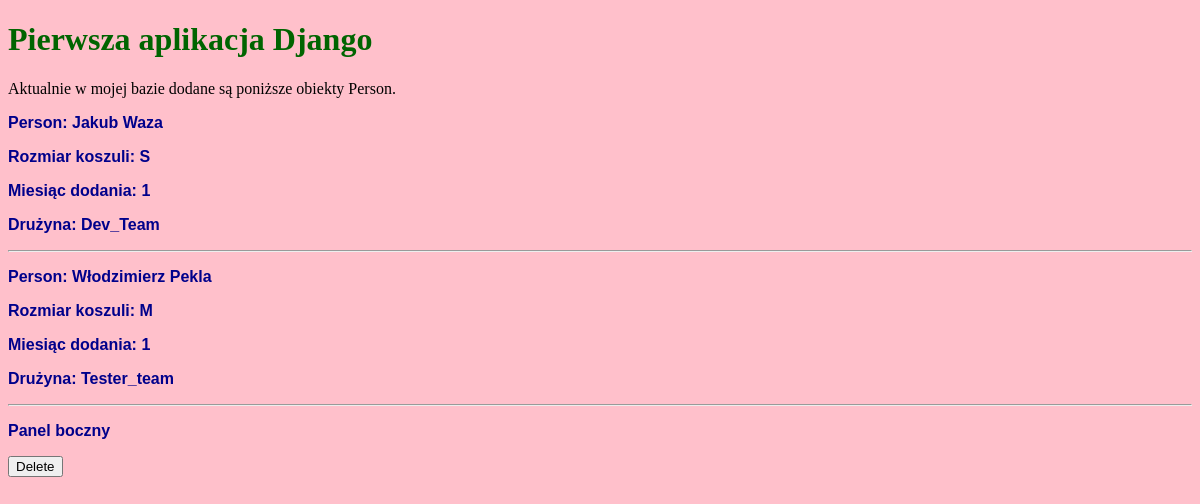
Page /app_folder/persons_html/ (signed in) on the earlier database version.
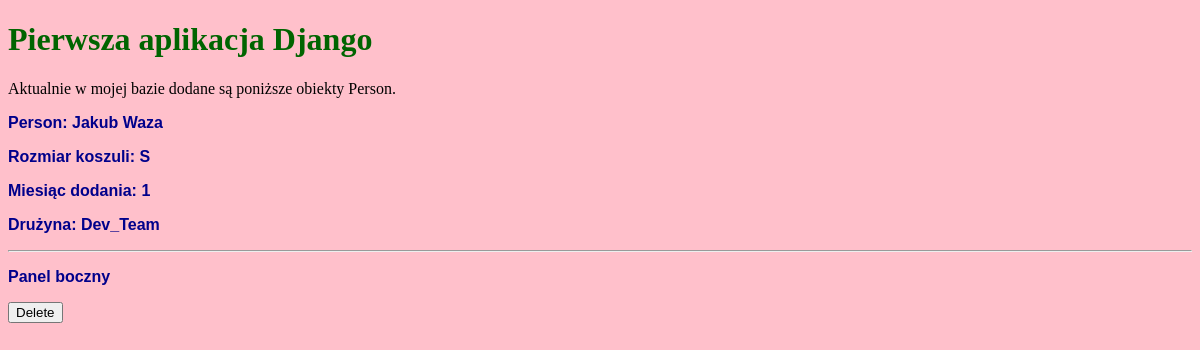
Same page on the later database version.
### app_folder/models.py (models this page shows, shortened)
class Person(models.Model):
    name = models.CharField(max_length=60)
    pseudonim = models.CharField(max_length=80, default="")
    shirt_size = models.CharField(max_length=1, choices=SHIRT_SIZES, default=SHIRT_SIZES[0][0])
    month_added = models.IntegerField(choices=MONTHS.choices, default=MONTHS.choices[0][0])
    team = models.ForeignKey(Team, null=True, blank=True, on_delete=models.SET_NULL)

class Team(models.Model):
    name = models.CharField(max_length=60)
    country = models.CharField(max_length=2)

### app_folder/views.py (the view)
# urls.py: path('persons_html/', views.person_list_html),
@login_required
@permission_required('app_folder.view_person')
def person_list_html(request):
    persons = Person.objects.all()
    return render(request,
                "app_folder/person/list.html",
                {'persons': persons})

### app_folder/templates/app_folder/person/list.html (shortened to what this page needs)
{% extends "app_folder/base.html" %}
{% block content %}
Aktualnie w mojej bazie dodane są poniższe obiekty Person.
{% for person in persons %}
<p>Person: {{ person.name }}</p>
<p>Rozmiar koszuli: {{ person.shirt_size }}</p>
<p>Miesiąc dodania: {{ person.month_added }}</p>
<p>Drużyna: {{ person.team.name }}</p>
<hr>
{% endfor %}
{% endblock %}

### app_folder/templates/app_folder/base.html (shortened to what this page needs)
{% load static %}
<!DOCTYPE html>
<html>
    <head>
        <link href="{% static "css/app_folder.css" %}" rel="stylesheet">
    </head>
    <body>
        <div id="header" >
            <h1> Pierwsza aplikacja Django </h1>
        </div>
        <div id="content">
            {% block content %}
            {% endblock %}
        </div>
        <div id="sidebar">
            <p>Panel boczny</p>
        </div>
        {% if perms.app_folder.delete_person %}
        <button>Delete</button>
        {% endif %}
    </body>
</html>

### app_folder/static/css/app_folder.css (style rules this page uses)
body { background-color: pink; }
h1 { color: darkgreen }
p { color: darkblue; font-weight: bold; font-family: 'Gill Sans', 'Gill Sans MT', Calibri, 'Trebuchet MS', sans-serif; }

Differences in the rows shown:
removed Person: name "Włodzimierz Pekla", shirt_size "M", month_added "1", team.name "Tester_team"
